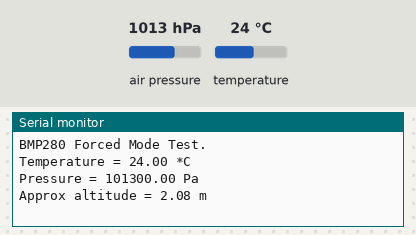
A program run on a simulated Teensy 3. Shown: the last lines printed to the serial monitor. The inputs (shaded band) are chosen by the test bench; at power-on: air pressure 1013 hPa, temperature 24 °C.

Above: at 1.2 s.
1.3 s: air pressure set to 952 hPa
At 2.6 s:
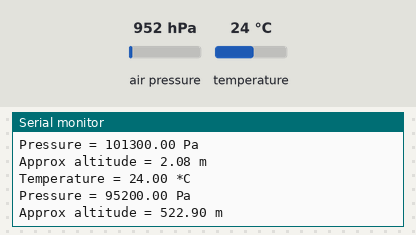
2.8 s: temperature set to 12 °C
At 4.2 s:
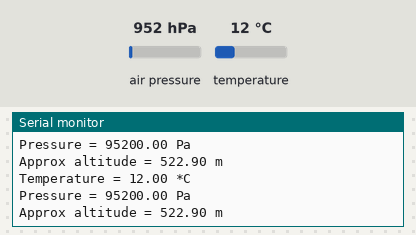
4.3 s: air pressure set to 975 hPa
At 7.1 s:
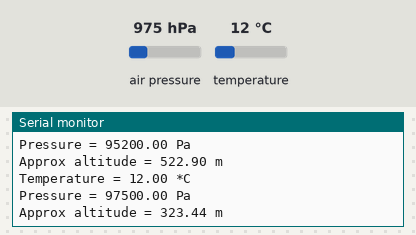
Timing chart, 0 to 8.6 s (numbered marks = the images above; inputs shaded):
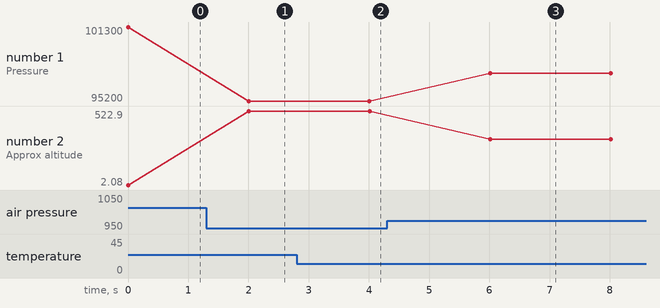

Measured:
- after the input at 1.3 s, the serial monitor: prints a new line after 0.71 s (image 1)
- after the input at 2.8 s, the serial monitor: prints a new line after 1.2 s (image 2)
- after the input at 4.3 s, the serial monitor: prints a new line after 1.7 s (image 3)
- plotted number 1: 101300 → 95200 after the input at 1.3 s, 95200 → 97500 after the input at 4.3 s
- plotted number 2: 2.08 → 522.9 after the input at 1.3 s, 522.9 → 323.44 after the input at 4.3 s

The program:

main.cpp
```cpp
#include <Arduino.h>
#include <EEPROM.h>
#include <Wire.h>
#include <PWMServo.h>
#include <Adafruit_BMP280.h>
#include <Adafruit_Sensor.h>

#define BMP_SCK  (15)
#define BMP_MISO (16)
#define BMP_MOSI (17)
#define BMP_CS   (18)

//Adafruit_BMP280 bmp; // I2C
//Adafruit_BMP280 bmp(BMP_CS); // hardware SPI
Adafruit_BMP280 bmp(BMP_CS, BMP_MOSI, BMP_MISO,  BMP_SCK);

void setup() {
  Serial.begin(9600);
  Serial.println(F("BMP280 Forced Mode Test."));

  //if (!bmp.begin(BMP280_ADDRESS_ALT, BMP280_CHIPID)) {
  if (!bmp.begin()) {
    Serial.println(F("Could not find a valid BMP280 sensor, check wiring or "
                      "try a different address!"));
    while (1) delay(10);
  }

  /* Default settings from datasheet. */
  bmp.setSampling(Adafruit_BMP280::MODE_FORCED,     /* Operating Mode. */
                  Adafruit_BMP280::SAMPLING_X2,     /* Temp. oversampling */
                  Adafruit_BMP280::SAMPLING_X16,    /* Pressure oversampling */
                  Adafruit_BMP280::FILTER_X16,      /* Filtering. */
                  Adafruit_BMP280::STANDBY_MS_500); /* Standby time. */
}

void loop() {
  // must call this to wake sensor up and get new measurement data
  // it blocks until measurement is complete
  if (bmp.takeForcedMeasurement()) {
    // can now print out the new measurements
    Serial.print(F("Temperature = "));
    Serial.print(bmp.readTemperature());
    Serial.println(" *C");

    Serial.print(F("Pressure = "));
    Serial.print(bmp.readPressure());
    Serial.println(" Pa");

    Serial.print(F("Approx altitude = "));
    Serial.print(bmp.readAltitude(1013.25)); /* Adjusted to local forecast! */
    Serial.println(" m");

    Serial.println();
    delay(2000);
  } else {
    Serial.println("Forced measurement failed!");
  }


}
```
